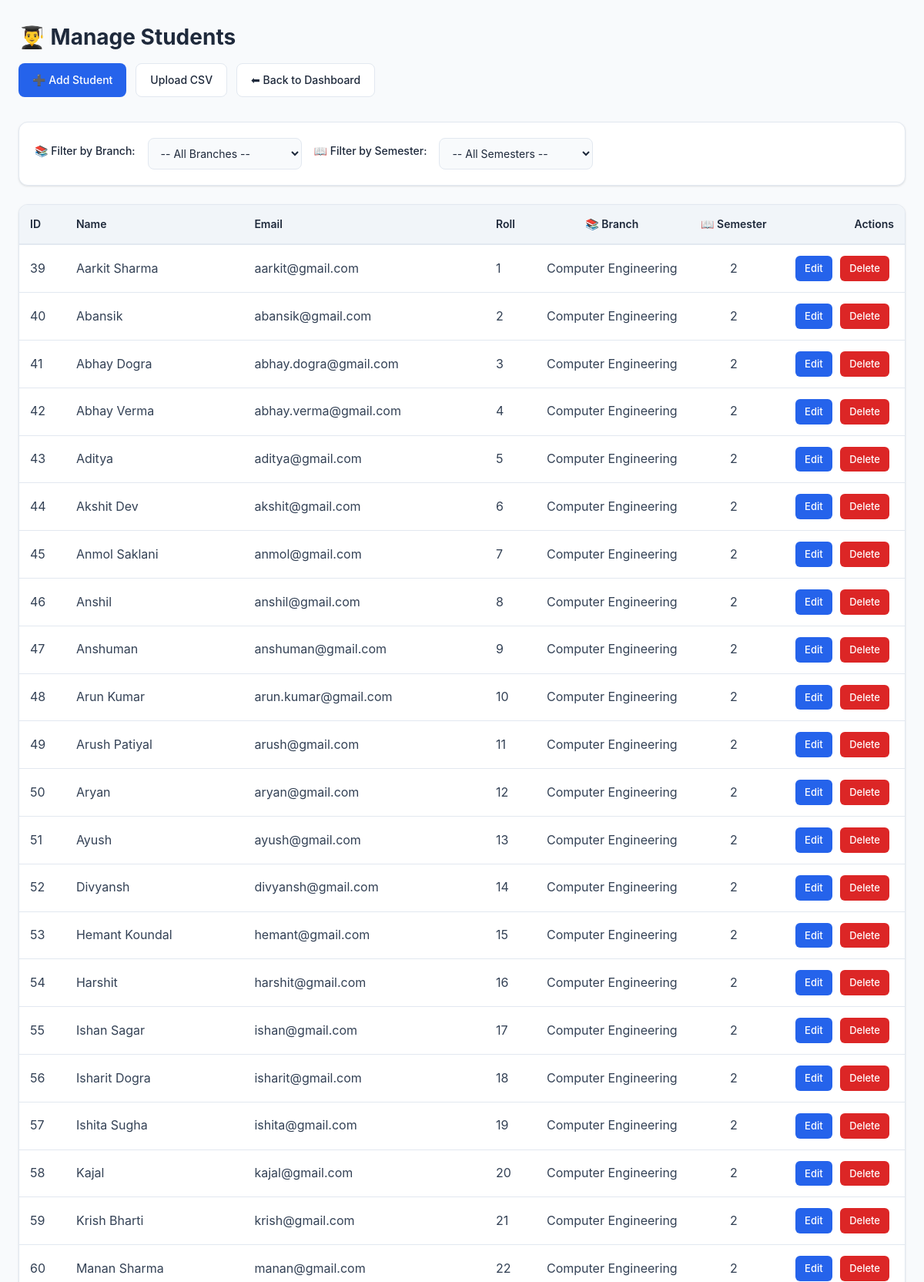
The page /admin/students (signed in, upper part) on the database its author committed.
### app.py (models this page shows)
class User(db.Model):
    id = db.Column(db.Integer, primary_key=True)
    role = db.Column(db.String(20), nullable=False)
    name = db.Column(db.String(100), nullable=False)
    email = db.Column(db.String(100), unique=True, nullable=False)
    password = db.Column(db.String(200), nullable=False)
    roll_number = db.Column(db.String(20), nullable=True)
    branch = db.Column(db.String(100), nullable=True)
    semester = db.Column(db.String(20), nullable=True)
    department = db.Column(db.String(100), nullable=True)

### app.py (the view)
@app.route("/admin/students")
def manage_students():
    if session.get("role") != "admin":
        abort(403)
    selected_branch = request.args.get("branch", "").strip()
    selected_semester = request.args.get("semester", "").strip()
    branches = db.session.query(User.branch).filter_by(role="student").distinct().all()
    semesters = (
        db.session.query(User.semester).filter_by(role="student").distinct().all()
    )
    branches = sorted([b[0] for b in branches if b[0]])
    semesters = sorted([s[0] for s in semesters if s[0]])
    query = User.query.filter_by(role="student")
    if selected_branch:
        query = query.filter_by(branch=selected_branch)
    if selected_semester:
        query = query.filter_by(semester=selected_semester)
    students = query.all()
    return render_template(
        "manage_students.html",
        students=students,
        branches=branches,
        semesters=semesters,
        selected_branch=selected_branch,
        selected_semester=selected_semester,
    )

### templates/manage_students.html (shortened to what this page needs)
<!DOCTYPE html>
<html lang="en">
<head>
    <link rel="stylesheet" href="{{ url_for('static', filename='style.css') }}">
</head>
<body>
<div class="container">
    <div class="page-header">
        <h1>👨‍🎓 Manage Students</h1>
        <div class="page-actions">
            <a href="{{ url_for('add_student') }}" class="btn">➕ Add Student</a>
            <a href="{{ url_for('upload_users_csv') }}" class="btn btn-secondary">Upload CSV</a>
            <a href="{{ url_for('admin_dashboard') }}" class="btn btn-secondary">⬅ Back to Dashboard</a>
        </div>
    </div>
    <div class="filter-section">
        <label for="branch-filter">📚 Filter by Branch:</label>
        <select id="branch-filter" name="branch" onchange="updateFilters()">
            <option value="">-- All Branches --</option>
        </select>
        <label for="semester-filter">📖 Filter by Semester:</label>
        <select id="semester-filter" name="semester" onchange="updateFilters()">
            <option value="">-- All Semesters --</option>
        </select>
    </div>
    <div class="table-wrapper">
        <table>
            <thead>
                <tr>
                    <th>ID</th>
                    <th>Name</th>
                    <th>Email</th>
                    <th>Roll</th>
                    <th>📚 Branch</th>
                    <th>📖 Semester</th>
                    <th>Actions</th>
                </tr>
            </thead>
            <tbody>
            {% for s in students %}
                <tr>
                    <td>{{ s.id }}</td>
                    <td>{{ s.name }}</td>
                    <td>{{ s.email }}</td>
                    <td>{{ s.roll_number }}</td>
                    <td>{{ s.branch or '-' }}</td>
                    <td>{{ s.semester or '-' }}</td>
                    <td>
                        <a href="{{ url_for('edit_student', id=s.id) }}" class="action-btn edit-btn">Edit</a>
                        <a href="{{ url_for('delete_student', id=s.id) }}" class="action-btn delete-btn">Delete</a>
                    </td>
                </tr>
            {% endfor %}
            </tbody>
        </table>
    </div>
</div>
</body>
</html>

### static/style.css (style rules this page uses)
* { margin: 0; padding: 0; box-sizing: border-box; }
:root { --primary: #2563eb; --primary-dark: #1e40af; --primary-light: #3b82f6; --primary-gradient: linear-gradient(135deg, #2563eb 0%, #3b82f6 100%); --secondary: #06b6d4; --secondary-gradient: linear-gradient(135deg, #06b6d4 0%, #0891b2 100%); --accent: #dc2626; --accent-warm: #ea580c; --accent-warm-gradient: linear-gradient(135deg, #ea580c 0%, #d97706 100%); --success: #16a34a; --success-gradient: linear-gradient(135deg, #16a34a 0%, #15803d 100%); --warning: #ca8a04; --warning-gradient: linear-gradient(135deg, #ca8a04 0%, #b45309 100%); --purple: #9333ea; --purple-gradient: linear-gradient(135deg, #9333ea 0%, #7c3aed 100%); --pink: #ec4899; --pink-gradient: linear-gradient(135deg, #ec4899 0%, #db2777 100%); --indigo: #4f46e5; --indigo-gradient: linear-gradient(135deg, #4f46e5 0%, #4338ca 100%); --bg-dark: #f8fafc; --bg-darker: #f1f5f9; --card-bg: #ffffff; --border-color: #e2e8f0; --text-light: #1e293b; --text-muted: #64748b; --text-dark: #334155; --shadow: 0 1px 3px rgba(0, 0, 0, 0.08), 0 1px 2px rgba(0, 0, 0, 0.04); --shadow-md: 0 4px 6px rgba(0, 0, 0, 0.1), 0 2px 4px rgba(0, 0, 0, 0.06); --shadow-lg: 0 10px 15px rgba(0, 0, 0, 0.1), 0 4px 6px rgba(0, 0, 0, 0.05); --radius: 8px; --font-sans: -apple-system, BlinkMacSystemFont, 'Segoe UI', 'Roboto', 'Oxygen', 'Ubuntu', 'Cantarell', sans-serif; }
body { font-family: var(--font-sans); background: var(--bg-dark); color: var(--text-light); line-height: 1.6; }
.btn { padding: 10px 20px; border: none; border-radius: var(--radius); font-family: inherit; font-size: 14px; font-weight: 500; cursor: pointer; transition: all 0.2s ease; text-decoration: none; display: inline-block; }
.btn-secondary { background: var(--card-bg); color: var(--text-light); border: 1px solid var(--border-color); }
input, select, textarea { font-family: inherit; font-size: 14px; border: 1px solid var(--border-color); padding: 10px 12px; border-radius: var(--radius); background: var(--card-bg); color: var(--text-light); transition: all 0.2s ease; }
input::placeholder, select::placeholder, textarea::placeholder { color: var(--text-muted); }
select option { background: var(--bg-dark); color: var(--text-light); }
table { width: 100%; border-collapse: collapse; }
thead { background: var(--bg-darker); border-bottom: 2px solid var(--border-color); }
th { padding: 12px; text-align: left; font-weight: 600; color: var(--text-light); }
td { padding: 12px; border-bottom: 1px solid var(--border-color); color: var(--text-dark); }
h1, h2, h3, h4, h5, h6 { font-weight: 600; line-height: 1.2; color: var(--text-light); }
h1 { font-size: 28px; }
label { display: block; font-weight: 500; margin-bottom: 6px; color: var(--text-light); }
input, select { padding: 10px; border: 1px solid #ccc; border-radius: 6px; font-size: 14px; }
body { background: linear-gradient(135deg, #6a11cb 0%, #2575fc 100%); font-family: "Poppins", Arial, sans-serif; }
select option { background-color: #0f1833; color: #fff; }

### rows shown on the page
User: id "39", name "Aarkit Sharma", email "aarkit@gmail.com", roll_number "1", branch "Computer Engineering", semester "2"
User: id "40", name "Abansik", email "abansik@gmail.com", roll_number "2", branch "Computer Engineering", semester "2"
User: id "41", name "Abhay Dogra", email "abhay.dogra@gmail.com", roll_number "3", branch "Computer Engineering", semester "2"
User: id "42", name "Abhay Verma", email "abhay.verma@gmail.com", roll_number "4", branch "Computer Engineering", semester "2"
User: id "43", name "Aditya", email "aditya@gmail.com", roll_number "5", branch "Computer Engineering", semester "2"
User: id "44", name "Akshit Dev", email "akshit@gmail.com", roll_number "6", branch "Computer Engineering", semester "2"
User: id "45", name "Anmol Saklani", email "anmol@gmail.com", roll_number "7", branch "Computer Engineering", semester "2"
User: id "46", name "Anshil", email "anshil@gmail.com", roll_number "8", branch "Computer Engineering", semester "2"
User: id "47", name "Anshuman", email "anshuman@gmail.com", roll_number "9", branch "Computer Engineering", semester "2"
User: id "48", name "Arun Kumar", email "arun.kumar@gmail.com", roll_number "10", branch "Computer Engineering", semester "2"
User: id "49", name "Arush Patiyal", email "arush@gmail.com", roll_number "11", branch "Computer Engineering", semester "2"
User: id "50", name "Aryan", email "aryan@gmail.com", roll_number "12", branch "Computer Engineering", semester "2"
User: id "51", name "Ayush", email "ayush@gmail.com", roll_number "13", branch "Computer Engineering", semester "2"
User: id "52", name "Divyansh", email "divyansh@gmail.com", roll_number "14", branch "Computer Engineering", semester "2"
User: id "53", name "Hemant Koundal", email "hemant@gmail.com", roll_number "15", branch "Computer Engineering", semester "2"
User: id "54", name "Harshit", email "harshit@gmail.com", roll_number "16", branch "Computer Engineering", semester "2"
User: id "55", name "Ishan Sagar", email "ishan@gmail.com", roll_number "17", branch "Computer Engineering", semester "2"
User: id "56", name "Isharit Dogra", email "isharit@gmail.com", roll_number "18", branch "Computer Engineering", semester "2"
User: id "57", name "Ishita Sugha", email "ishita@gmail.com", roll_number "19", branch "Computer Engineering", semester "2"
User: id "58", name "Kajal", email "kajal@gmail.com", roll_number "20", branch "Computer Engineering", semester "2"
User: id "59", name "Krish Bharti", email "krish@gmail.com", roll_number "21", branch "Computer Engineering", semester "2"
User: id "60", name "Manan Sharma", email "manan@gmail.com", roll_number "22", branch "Computer Engineering", semester "2"
